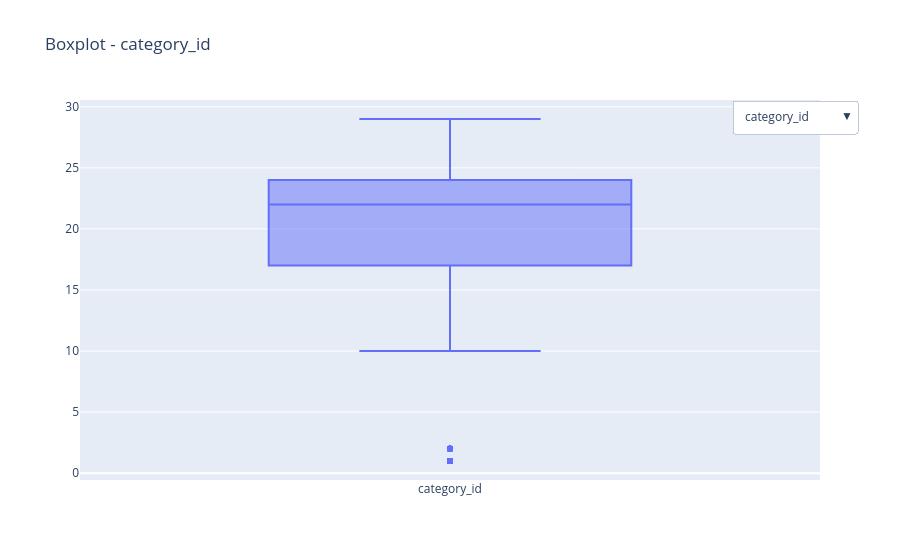

Notebook code for this chart:
### Code cell
#Remoción de outliers
for col in varc:
  Q1 = df[col].quantile(0.05)
  Q3 = df[col].quantile(0.95)
  IQR = Q3 - Q1
  lower_bound = Q1 - 1.5 * IQR
  upper_bound = Q3 + 1.5 * IQR
  df = df[(df[col] >= lower_bound) & (df[col] <= upper_bound)]

outliers_view(varc)

### Figure 1 — Plotly figure (JSON) as saved in the notebook; plotly's stock layout.template omitted (floating-point values rounded to 4 significant figures; data arrays with more than 128 entries replaced by an {"elided": "..."} marker saying what was removed)
{"data": [{"boxpoints": "outliers", "name": "category_id", "type": "box", "visible": true, "y": {"elided": "7448 int values"}}, {"boxpoints": "outliers", "name": "views", "type": "box", "visible": false, "y": {"elided": "7448 int values"}}, {"boxpoints": "outliers", "name": "likes", "type": "box", "visible": false, "y": {"elided": "7448 int values"}}, {"boxpoints": "outliers", "name": "dislikes", "type": "box", "visible": false, "y": {"elided": "7448 int values"}}, {"boxpoints": "outliers", "name": "comment_total", "type": "box", "visible": false, "y": {"elided": "7448 int values"}}], "layout": {"showlegend": false, "title": {"text": "Boxplot - category_id"}, "updatemenus": [{"active": 0, "buttons": [{"args": [{"visible": [true, false, false, false, false]}, {"title": "Boxplot - category_id", "yaxis": {"title": "category_id"}}], "label": "category_id", "method": "update"}, {"args": [{"visible": [false, true, false, false, false]}, {"title": "Boxplot - views", "yaxis": {"title": "views"}}], "label": "views", "method": "update"}, {"args": [{"visible": [false, false, true, false, false]}, {"title": "Boxplot - likes", "yaxis": {"title": "likes"}}], "label": "likes", "method": "update"}, {"args": [{"visible": [false, false, false, true, false]}, {"title": "Boxplot - dislikes", "yaxis": {"title": "dislikes"}}], "label": "dislikes", "method": "update"}, {"args": [{"visible": [false, false, false, false, true]}, {"title": "Boxplot - comment_total", "yaxis": {"title": "comment_total"}}], "label": "comment_total", "method": "update"}], "x": 1.05, "y": 1}]}}
